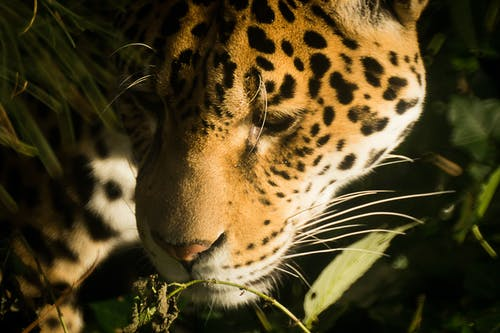
#> input picture Animals_Folder/africa-animals-zoo-tiger.jpg, 500 x 333 px, found by its file name; its folder holds 4 pictures in this run
$ jupyter execute --allow-errors Animal_images_LDA_SVM_PCA.ipynb
#> lines starting #> are read from the running program, lines starting #| are printed output that depends on the picture
[cell 1]
import cv2
import os
import numpy as np
import pandas as pd
from sklearn.metrics import confusion_matrix,accuracy_score
from sklearn.decomposition import PCA
from sklearn.svm import SVC
from sklearn.discriminant_analysis import LinearDiscriminantAnalysis as lda

[cell 2]
from google.colab import drive
drive.mount('/content/drive')

[cell 3]
images = '/content/drive/My Drive/Colab Notebooks/Animals_Folder'
images

[cell 4]
def load_image(images):
  img = []
  for i in os.listdir(images):
    img1 = cv2.imread(os.path.join(images,i))
#> img1 is the input picture: shape (333, 500, 3); mean B, G, R 34.5, 66.5, 79.5
    img1 = cv2.cvtColor(img1, cv2.COLOR_BGR2GRAY)
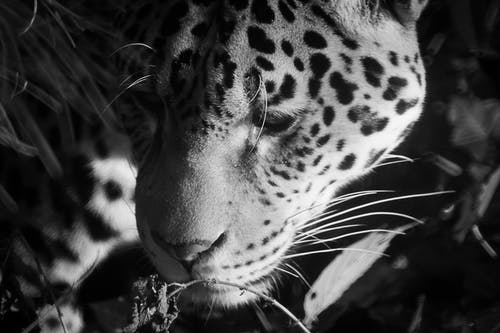
#> img1: shape (333, 500); min 0, max 253, mean 66.7
    img1 = cv2.resize(img1, (128,128))
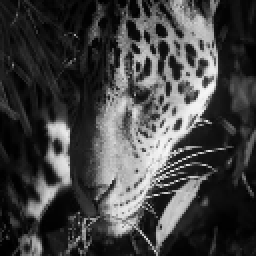
#> img1: shape (128, 128) (shown 2 times larger); min 0, max 249, mean 66.6
    img.append(img1)
#> pass 2 of the loop in load_image, `for i in os.listdir(images):`:
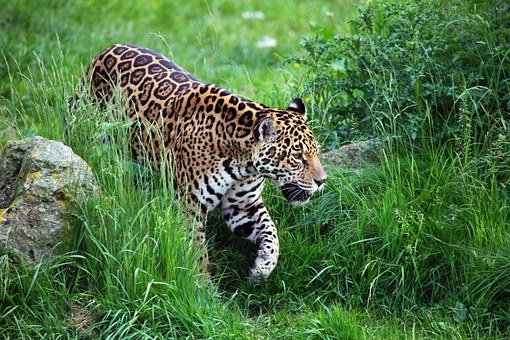
#> input picture Animals_Folder/animal-2607__340.jpg, 510 x 340 px, found by its file name
#> in load_image, img1 is the input picture: shape (340, 510, 3); mean B, G, R 69.8, 116.5, 80.5
#> in load_image, `img1 = cv2.cvtColor(img1, cv2.COLOR_BGR2GRAY)`:
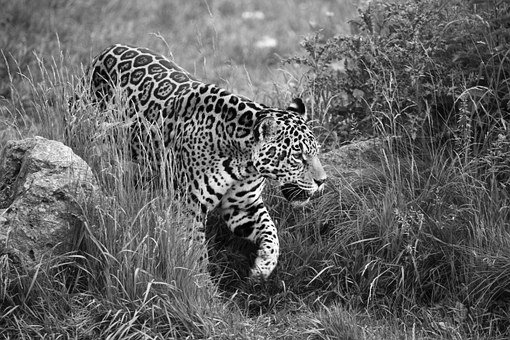
#> img1: shape (340, 510); min 0, max 255, mean 100.4
#> in load_image, `img1 = cv2.resize(img1, (128,128))`:
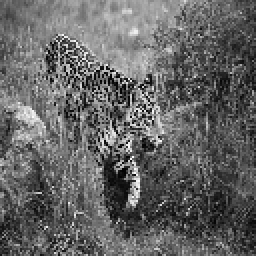
#> img1: shape (128, 128) (shown 2 times larger); min 2, max 252, mean 100.6
#> pass 3 of the loop in load_image, `for i in os.listdir(images):`:
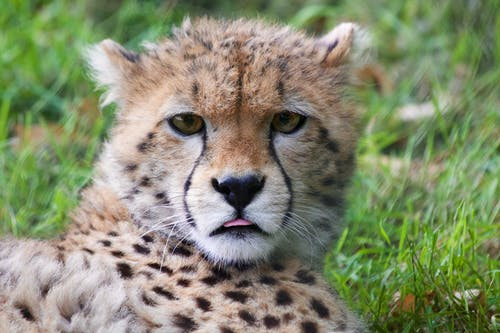
#> input picture Animals_Folder/animal-africa-wilderness-zoo.jpg, 500 x 333 px, found by its file name
#> in load_image, img1 is the input picture: shape (333, 500, 3); mean B, G, R 109.6, 139.3, 132.2
#> in load_image, `img1 = cv2.cvtColor(img1, cv2.COLOR_BGR2GRAY)`:
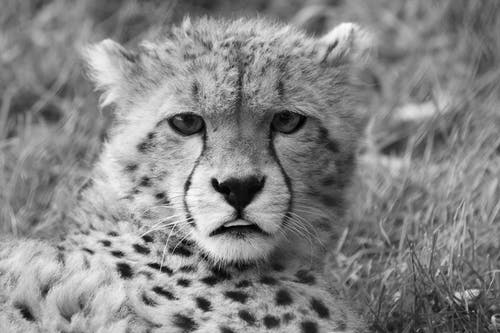
#> img1: shape (333, 500); min 0, max 255, mean 133.8
#> in load_image, `img1 = cv2.resize(img1, (128,128))`:
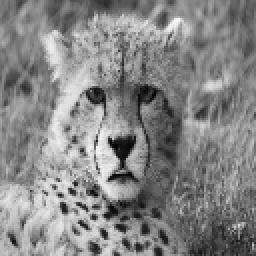
#> img1: shape (128, 128) (shown 2 times larger); min 2, max 248, mean 133.6
#> the loop made 4 passes; the first 3 are shown
  return img

[cell 5]
Animals = load_image(images)
#> (the rest of this cell did not finish here and is left out)

[cell 6]
def get_array(images):
  array = np.array(Animals)
  array = np.reshape(array, (array.shape[0], array.shape[1] * array.shape[2]))
  return array

[cell 7]
X = get_array(images)
X.shape
#> Out = (4, 16384)

[cell 8]
y1 = np.zeros(20, dtype=bool)
y2 = np.ones(20, dtype=bool)
Y = np.concatenate((y1,y2), axis=0)
Y.shape

[cell 9]
svm1 = SVC()
#> (the rest of this cell did not finish here and is left out)

#> (a cell that did not finish here is left out)

#> (a cell that did not finish here is left out)

#> (a cell that did not finish here is left out)

#> (a cell that did not finish here is left out)

[cell 14]
LDA = lda()
#> (the rest of this cell did not finish here and is left out)

#> (a cell that did not finish here is left out)

#> (a cell that did not finish here is left out)

#> (a cell that did not finish here is left out)

#> (a cell that did not finish here is left out)

[cell 19]
pca = PCA()
pca.fit(X)
print(pca.explained_variance_ratio_)

[cell 20]
X1 = pca.fit_transform(X)
X1.shape
#> Out = (4, 4)
